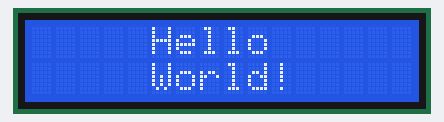
This sketch was run on a simulated Arduino Uno, built with avr-gcc and run on an emulated ATmega328P. On the bench: 16×2 character LCD.

Above: at 0.1 s.

The sketch:

Hello_World_Project_3_.ino
```cpp
// (licence header left out)
#include <LCD_I2C.h>

LCD_I2C lcd(0x27, 16, 2); // Default address of most PCF8574 modules, change according

void setup()
{
    lcd.begin(); // If you are using more I2C devices using the Wire library use lcd.begin(false)
                 // this stop the library(LCD_I2C) from calling Wire.begin()
    lcd.backlight();
}

void loop()
{
    lcd.print("     Hello"); // You can make spaces using well... spaces
    lcd.setCursor(5, 1); // Or setting the cursor in the desired position.
    lcd.print("World!");
    delay(500);

    // Flashing the backlight
    for (int i = 0; i < 5; ++i)
    {
        lcd.backlight();
        delay(50);
        lcd.noBacklight();
        delay(50);
    }

    lcd.backlight();
    lcd.clear();
    delay(500);
}
```
